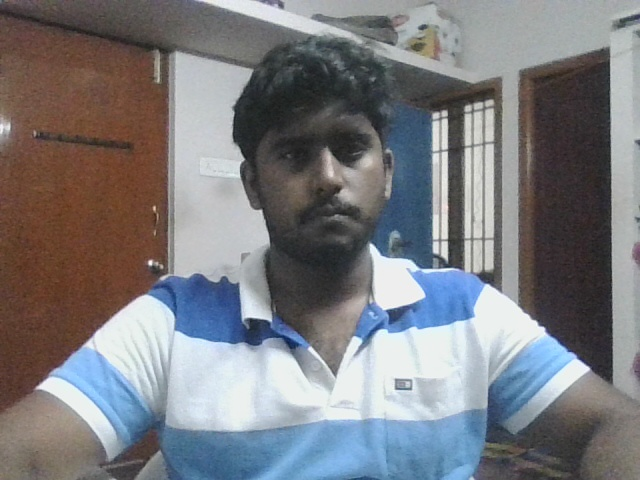
#> input picture captured_img.jpg, 640 x 480 px, given in place of the camera
$ jupyter execute --allow-errors 02-QP.ipynb   (text cells are left out)
#> lines starting #> are read from the running program, lines starting #| are printed output that depends on the picture
[cell 1]
# Import required libraries
import cv2
import matplotlib.pyplot as plt
from IPython.display import clear_output
import time

[cell 2]
# Read the video
cap = cv2.VideoCapture(0)
# Read a single frame
ret, frame = cap.read()
#> frame is the input picture: shape (480, 640, 3); mean B, G, R 127.8, 123.9, 123.3

if ret:
    # Write the frame as a JPG file
    cv2.imwrite('captured_img.jpg', frame)

cap.release()

[cell 3]
# Display the captured frame using Matplotlib
cap_img = cv2.imread('captured_img.jpg')
cap_img = cv2.cvtColor(cap_img, cv2.COLOR_BGR2RGB)
plt.imshow(cap_img)
#> (this line was passed over: IPython is not available in this run)
plt.title('Captured Frame')
#> (this line was passed over: IPython is not available in this run)
plt.axis('off')
#> (this line was passed over: IPython is not available in this run)


$ run again, on resized.png
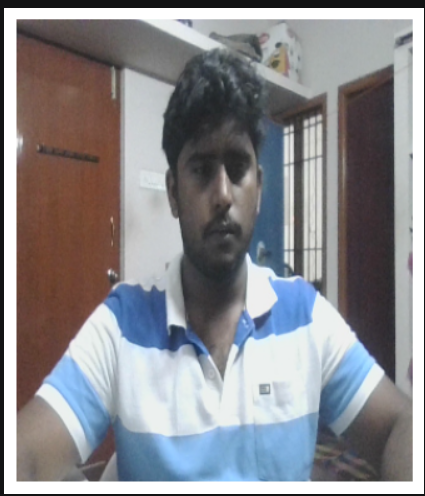
#> input picture resized.png, 425 x 496 px, given in place of the camera
#> frame is the input picture: shape (496, 425, 3); mean B, G, R 142.4, 138.2, 138.2

$ run again, on rotated.png
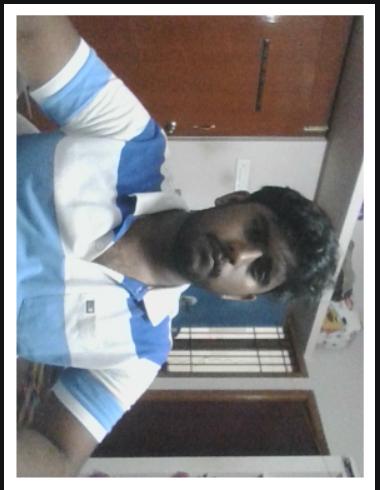
#> input picture rotated.png, 380 x 490 px, given in place of the camera
#> frame is the input picture: shape (490, 380, 3); mean B, G, R 137.6, 135.5, 135.9
